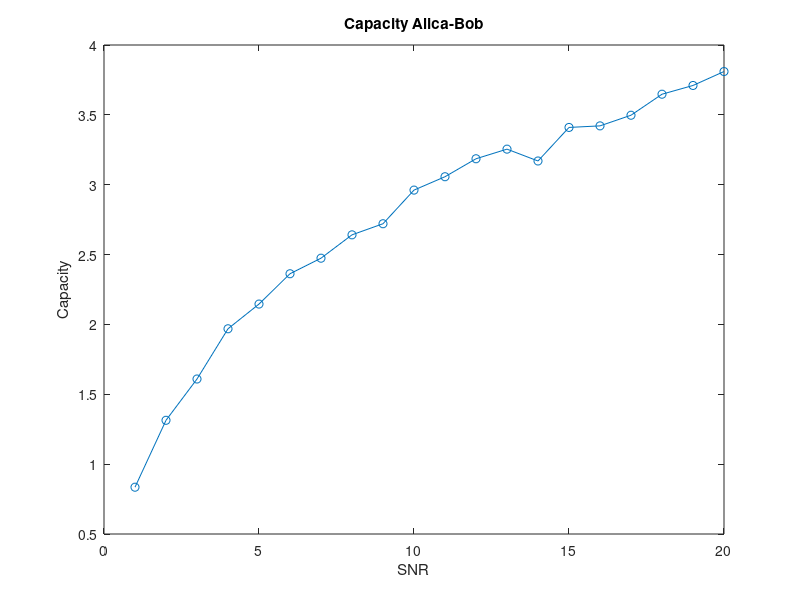
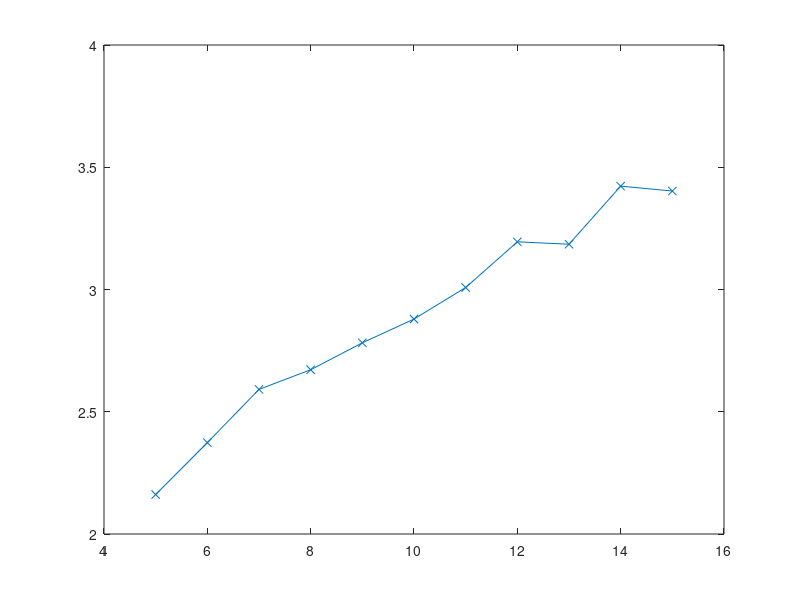

Write MATLAB code to recreate these figures, in order.
clear all; close all; clc
N = 1e3;
raz = 1e3;
EbNo_BOB = 1:20;
C_mean_BOB = zeros(1, 20);

EbNo_EVA = 5:15;
C_mean_EVA = zeros(1, 11);

for ii = 1:20
    for jj = 1:raz
        H = abs((randn(1) + 1i*randn(1))/sqrt(2)).^2;
        C_BOB(jj) = log2(1+H*EbNo_BOB(ii));
    end
    C_mean_BOB(ii) = mean(C_BOB);
end
figure
plot(EbNo_BOB(1:end),C_mean_BOB(1:end),'-o')

title('Capacity Alica-Bob')
xlabel('SNR')
ylabel('Capacity')



for ii = 1:11
    for jj = 1:raz
        H = abs((randn(1) + 1i*randn(1))/sqrt(2)).^2;
        C(jj) = log2(1+H*EbNo_EVA(ii));
    end
    C_mean_EVA(ii) = mean(C);
end

figure
plot(EbNo_EVA(1:end),C_mean_EVA(1:end),'-x')

title('Capacity Alica-Eva')
xlabel('SNR')
ylabel('Capacity')
plot(EbNo_EVA(1:end),C_mean_EVA(1:end),'-x')


